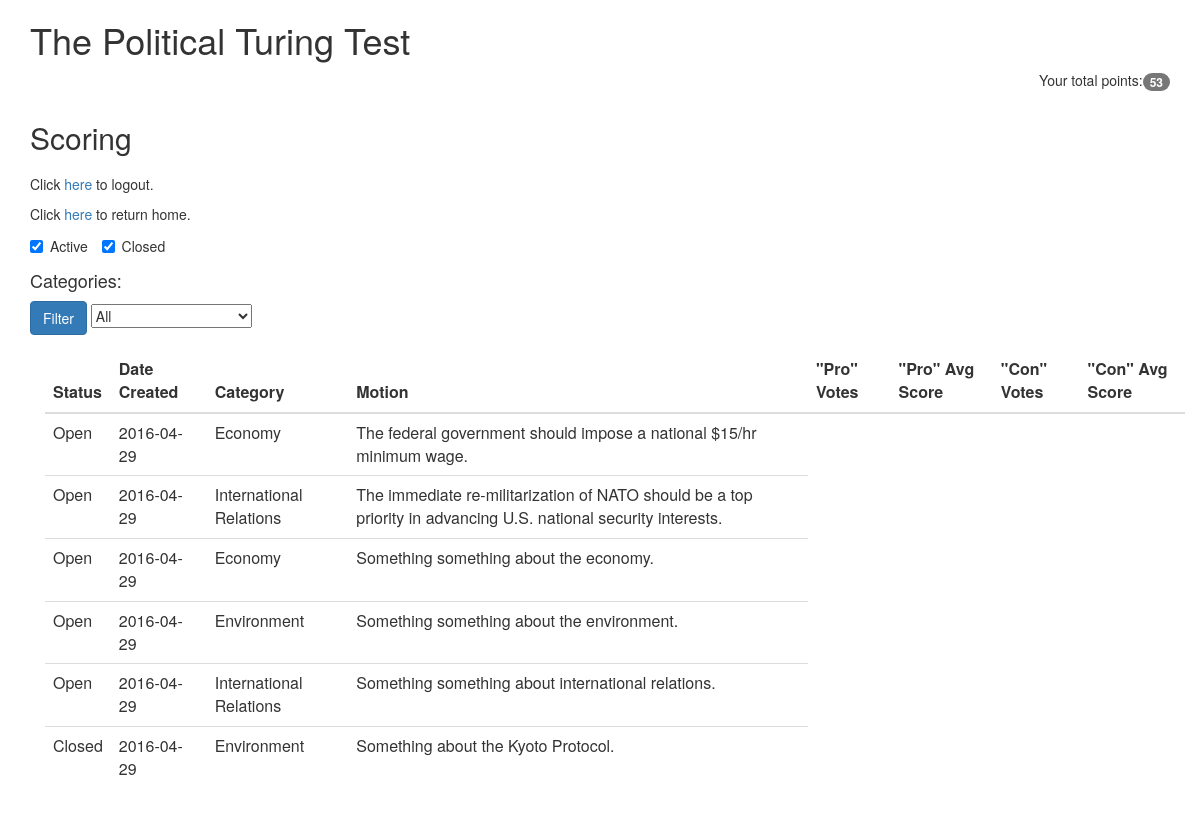
Screenshot of /scoring2 (signed in) with the database file from the repository.
### models.py (models this page shows, shortened)
class Topic(db.Model):
    __tablename__ = "topics"
    id = db.Column(db.Integer, primary_key=True)
    category = db.Column(db.String, nullable=False)
    topic = db.Column(db.String, nullable=False)
    author_id = db.Column(db.Integer, ForeignKey('users.id'))
    created_date = db.Column(db.Date, default=datetime.date.today)
    status = db.Column(db.Boolean, nullable=False)
    def return_status(self):
        if self.status == True:
            return "Open"
        else:
            return "Closed"

### app.py (the view)
@app.route('/scoring2', methods=['GET'])
@login_required
def scoring2():
    user_points = get_user_points()
    category_filter = request.args.get('category_value', 'all')
    categories = db.session.query(Topic.category).distinct()
    user_motions = Motion.query.filter_by(user_id = session['user_id']).all()
    user_topics = [motion.topic_id for motion in user_motions]
    motions = db.session.query(Topic).filter(Topic.id.in_(user_topics))
    print request.form.getlist('choice')
    return render_template("scoring2.html", user_points=user_points, categories=categories, motions=motions)

### app.py (called while the page is built)
def login_required(f):
    @wraps(f)
    def wrap(*args, **kwargs):
        if 'logged_in' in session:
            return f(*args, **kwargs)
        else:
            flash('You need to login first.')
            return redirect(url_for('login'))
    return wrap

def get_user_points():
    user = User.query.filter_by(id=session['user_id'])
    return int(user[0].points)

### templates/scoring2.html (shortened to what this page needs)
<html>
  <head>
    <link href="static/bootstrap.min.css" rel="stylesheet" media="screen">
  </head>
  <body>
    <div class="container">
      <h1>The Political Turing Test</h1>
      {% if session['logged_in'] %}
      <p align="right">
        Your total points:<span class="badge">{{ user_points }}</span></a><br>
      </p>
      {% endif %}
    </div>
    <div class="container">
      <h2>Scoring</h2>
    </div>
    <div class="container">
    </div>
    <div class="container">
      <p>Click <a href="/logout">here</a> to logout.</p>
      <p>Click <a href="/">here</a> to return home.</p>
    </div>
    <div class="container">
      <form action="" method="get">
        <div class="form-group">
          <label class="checkbox-inline active"><input type="checkbox" value="active" checked="checked" name="choice">Active</label>
          <label class="checkbox-inline active"><input type="checkbox" value="closed" checked="checked" name="choice">Closed</label>
        </div>
        <h4>Categories:</h4>
        <div class="form-group">
          <button class="btn btn-primary" type="submit">Filter</button>
          <select name="category_value">
            <option value="all">All</option>
          </select>
        </div>
        <div class="container">
          <table class="table table-hover">
            <thead>
              <tr>
                <th>Status</th>
                <th>Date Created</th>
                <th>Category</th>
                <th>Motion</th>
                <th>"Pro" Votes</th>
                <th>"Pro" Avg Score</th>
                <th>"Con" Votes</th>
                <th>"Con" Avg Score</th>
             </tr>
            </thead>
            <tbody>
            {% for motion in motions %}
              <tr>
                <td>{{ motion.return_status() }}</td>
                <td>{{ motion.created_date }}</td>
                <td>{{ motion.category }}</td>
                <td>{{ motion.topic }}</td>
              </tr>
            {% endfor %}
            </tbody>
          </table>
        </div>
      </form>
    </div>
  </body>
</html>

### rows the page displays
Topic: return_status "Open", created_date "2016-04-29", category "Economy", topic "The federal government should impose a national $15/hr minimum wage."
Topic: return_status "Open", created_date "2016-04-29", category "International Relations", topic "The immediate re-militarization of NATO should be a top priority in advancing U.S. national security interests."
Topic: return_status "Open", created_date "2016-04-29", category "Economy", topic "Something something about the economy."
Topic: return_status "Open", created_date "2016-04-29", category "Environment", topic "Something something about the environment."
Topic: return_status "Open", created_date "2016-04-29", category "International Relations", topic "Something something about international relations."
Topic: return_status "Closed", created_date "2016-04-29", category "Environment", topic "Something about the Kyoto Protocol."

### other values shown
{{ user_points }} "53"
